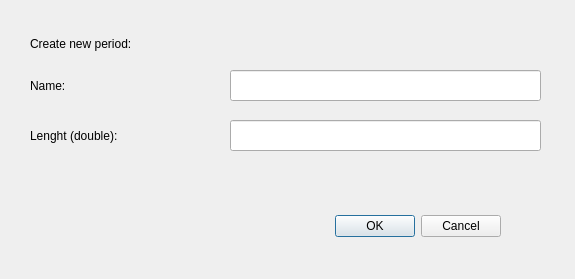
<?xml version="1.0" encoding="UTF-8"?>
<ui version="4.0">
 <class>add_p</class>
 <widget class="QDialog" name="add_p">
  <property name="geometry">
   <rect>
    <x>0</x>
    <y>0</y>
    <width>575</width>
    <height>279</height>
   </rect>
  </property>
  <property name="windowTitle">
   <string>Create new period</string>
  </property>
  <widget class="QDialogButtonBox" name="buttonBox">
   <property name="geometry">
    <rect>
     <x>160</x>
     <y>210</y>
     <width>341</width>
     <height>32</height>
    </rect>
   </property>
   <property name="orientation">
    <enum>Qt::Horizontal</enum>
   </property>
   <property name="standardButtons">
    <set>QDialogButtonBox::Cancel|QDialogButtonBox::Ok</set>
   </property>
  </widget>
  <widget class="QLineEdit" name="time">
   <property name="geometry">
    <rect>
     <x>230</x>
     <y>120</y>
     <width>311</width>
     <height>31</height>
    </rect>
   </property>
  </widget>
  <widget class="QLabel" name="label">
   <property name="geometry">
    <rect>
     <x>30</x>
     <y>30</y>
     <width>231</width>
     <height>27</height>
    </rect>
   </property>
   <property name="text">
    <string>Create new period:</string>
   </property>
  </widget>
  <widget class="QLabel" name="label_2">
   <property name="geometry">
    <rect>
     <x>30</x>
     <y>70</y>
     <width>181</width>
     <height>31</height>
    </rect>
   </property>
   <property name="text">
    <string>Name:</string>
   </property>
  </widget>
  <widget class="QLabel" name="label_3">
   <property name="geometry">
    <rect>
     <x>30</x>
     <y>120</y>
     <width>181</width>
     <height>31</height>
    </rect>
   </property>
   <property name="text">
    <string>Lenght (double):</string>
   </property>
  </widget>
  <widget class="QLineEdit" name="name">
   <property name="geometry">
    <rect>
     <x>230</x>
     <y>70</y>
     <width>311</width>
     <height>31</height>
    </rect>
   </property>
  </widget>
 </widget>
 <resources/>
 <connections>
  <connection>
   <sender>buttonBox</sender>
   <signal>accepted()</signal>
   <receiver>add_p</receiver>
   <slot>accept()</slot>
   <hints>
    <hint type="sourcelabel">
     <x>248</x>
     <y>254</y>
    </hint>
    <hint type="destinationlabel">
     <x>157</x>
     <y>274</y>
    </hint>
   </hints>
  </connection>
  <connection>
   <sender>buttonBox</sender>
   <signal>rejected()</signal>
   <receiver>add_p</receiver>
   <slot>reject()</slot>
   <hints>
    <hint type="sourcelabel">
     <x>316</x>
     <y>260</y>
    </hint>
    <hint type="destinationlabel">
     <x>286</x>
     <y>274</y>
    </hint>
   </hints>
  </connection>
 </connections>
</ui>
